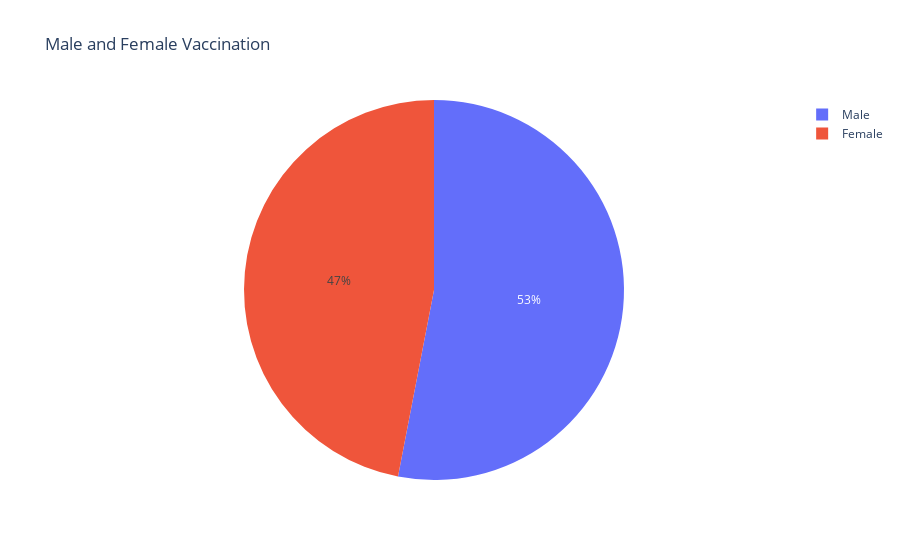

The code cell stored with this chart in its notebook:
### Code cell
male = vaccination["Male(Individuals Vaccinated)"].sum()
female = vaccination["Female(Individuals Vaccinated)"].sum()
px.pie(names=["Male", "Female"],values=[male,female], title= "Male and Female Vaccination")

### Figure 1 — Plotly figure (JSON) as saved in the notebook; plotly's stock layout.template omitted (floating-point values rounded to 4 significant figures)
{"data": [{"domain": {"x": [0, 1], "y": [0, 1]}, "hovertemplate": "label=%{label}<br>value=%{value}<extra></extra>", "labels": ["Male", "Female"], "legendgroup": "", "name": "", "showlegend": true, "type": "pie", "values": [7138698858, 6321628736]}], "layout": {"legend": {"tracegroupgap": 0}, "title": {"text": "Male and Female Vaccination"}}}
